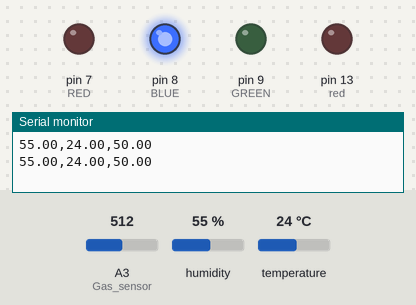
The sketch below on a simulated Arduino Uno, built with avr-gcc and run on an emulated ATmega328P. Shown: output pins drawn as LEDs (lit = HIGH), the last lines printed to the serial monitor. The test bench sets the inputs (shaded band); at power-on: humidity 55 %, A3 (Gas_sensor) = 512, temperature 24 °C.

Above: at 1.8 s.
1.9 s: humidity set to 59 %
3.4 s: humidity set to 62 %
At 4.9 s:
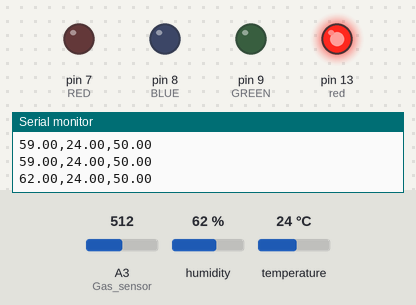
5.5 s: humidity set to 22 %
At 7.3 s:
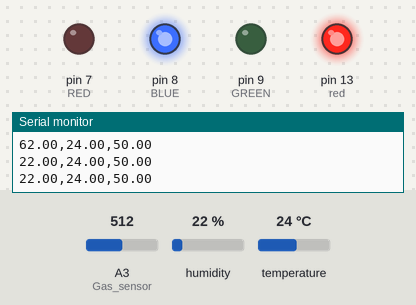
7.6 s: A3 (Gas_sensor) set to 606
9.3 s: A3 (Gas_sensor) set to 632
At 11.2 s:
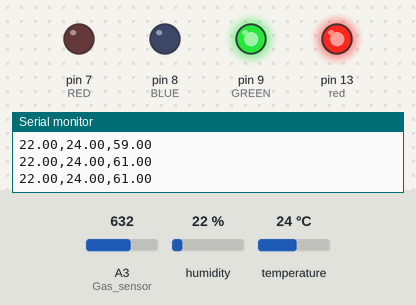
11.6 s: A3 (Gas_sensor) set to 511
At 12.5 s:
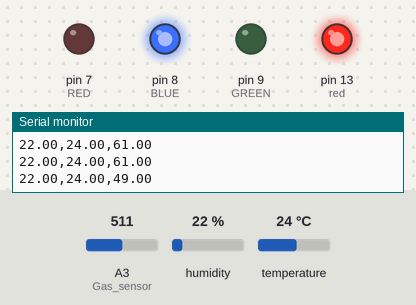
Timing chart, 0 to 14.6 s (numbered marks = the images above; inputs shaded):
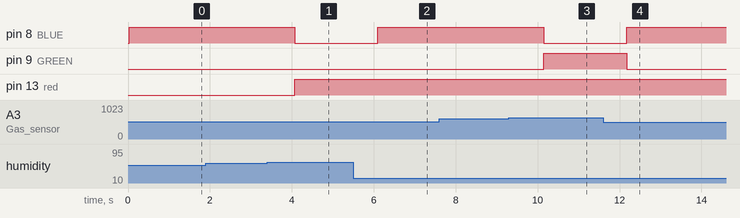

Measured:
- the behaviour switches between 60 and 61 % on humidity (found by bisection; images 0 and 1)
- the behaviour switches between 613 and 614 on A3 (Gas_sensor) (found by bisection; images 2 and 3)
- after the input at 3.4 s, pin 8 (BLUE): HIGH → LOW after 0.68 s; pin 13 (red): LOW → HIGH after 0.68 s
- after the input at 5.5 s, pin 8 (BLUE): LOW → HIGH after 0.60 s
- after the input at 9.3 s, pin 8 (BLUE): HIGH → LOW after 0.86 s; pin 9 (GREEN): LOW → HIGH after 0.86 s
- after the input at 11.6 s, pin 8 (BLUE): LOW → HIGH after 0.58 s; pin 9 (GREEN): HIGH → LOW after 0.58 s

The sketch:

gasentynelhardware.ino
```cpp
#include <DHT.h>

int dhtpin = 4;
int DHTTYPE  = DHT11;

const float temperatureThreshold = 25.0;
const float humidityThreshold = 60.0;

int Gas_sensor = 3;

int RED = 7;
int BLUE = 8;
int GREEN = 9;
int red = 13;

DHT dht(dhtpin, DHTTYPE);

void setup()
{
  Serial.begin(9600);
  dht.begin();

  pinMode(RED, OUTPUT);
  pinMode(BLUE, OUTPUT);
  pinMode(GREEN, OUTPUT);
  pinMode(Gas_sensor, INPUT);
  pinMode(red, OUTPUT);

}

void loop()
{
  float humidity = dht.readHumidity();
  float temperature = dht.readTemperature();
  float sensor_value = analogRead(Gas_sensor);
  float ppm = map(sensor_value, 0, 1023, 0, 100);

  Serial.print(humidity);
  Serial.print(',');
  Serial.print(temperature);
  Serial.print(',');
  Serial.println(ppm);

  if (ppm > 60 && temperature > temperatureThreshold || humidity > humidityThreshold) {
    digitalWrite(red, HIGH);
    digitalWrite(GREEN, LOW);
    digitalWrite(BLUE, LOW);
  }
  else if (ppm > 40 && ppm < 60) {
    digitalWrite(BLUE, HIGH);
    digitalWrite(RED, LOW);
    digitalWrite(GREEN, LOW);
  }
  else {
    digitalWrite(GREEN, HIGH);
    digitalWrite(BLUE, LOW);
  }
delay(1000);
}
```
